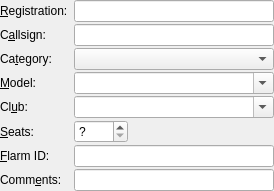
<?xml version="1.0" encoding="UTF-8"?>
<ui version="4.0">
 <class>PlaneEditorPaneClass</class>
 <widget class="QWidget" name="PlaneEditorPaneClass">
  <property name="geometry">
   <rect>
    <x>0</x>
    <y>0</y>
    <width>274</width>
    <height>176</height>
   </rect>
  </property>
  <property name="windowTitle">
   <string>PlaneEditorPane</string>
  </property>
  <layout class="QGridLayout" name="gridLayout">
   <property name="verticalSpacing">
    <number>2</number>
   </property>
   <property name="margin">
    <number>0</number>
   </property>
   <item row="2" column="2">
    <widget class="SkComboBox" name="categoryInput"/>
   </item>
   <item row="5" column="2">
    <widget class="QWidget" name="widget" native="true">
     <layout class="QHBoxLayout" name="horizontalLayout">
      <property name="margin">
       <number>0</number>
      </property>
      <item>
       <widget class="QSpinBox" name="seatsInput">
        <property name="specialValueText">
         <string>?</string>
        </property>
        <property name="minimum">
         <number>-1</number>
        </property>
        <property name="maximum">
         <number>1023</number>
        </property>
        <property name="value">
         <number>-1</number>
        </property>
       </widget>
      </item>
      <item>
       <spacer name="horizontalSpacer">
        <property name="orientation">
         <enum>Qt::Horizontal</enum>
        </property>
        <property name="sizeHint" stdset="0">
         <size>
          <width>148</width>
          <height>20</height>
         </size>
        </property>
       </spacer>
      </item>
     </layout>
    </widget>
   </item>
   <item row="0" column="0">
    <widget class="QLabel" name="label">
     <property name="text">
      <string>&amp;Registration:</string>
     </property>
     <property name="buddy">
      <cstring>registrationInput</cstring>
     </property>
    </widget>
   </item>
   <item row="7" column="0">
    <widget class="QLabel" name="label_2">
     <property name="text">
      <string>Comm&amp;ents:</string>
     </property>
     <property name="buddy">
      <cstring>commentsInput</cstring>
     </property>
    </widget>
   </item>
   <item row="1" column="0">
    <widget class="QLabel" name="label_3">
     <property name="text">
      <string>C&amp;allsign:</string>
     </property>
     <property name="buddy">
      <cstring>callsignInput</cstring>
     </property>
    </widget>
   </item>
   <item row="2" column="0">
    <widget class="QLabel" name="label_4">
     <property name="text">
      <string>Ca&amp;tegory:</string>
     </property>
     <property name="buddy">
      <cstring>categoryInput</cstring>
     </property>
    </widget>
   </item>
   <item row="3" column="0">
    <widget class="QLabel" name="label_5">
     <property name="text">
      <string>&amp;Model:</string>
     </property>
     <property name="buddy">
      <cstring>typeInput</cstring>
     </property>
    </widget>
   </item>
   <item row="4" column="0">
    <widget class="QLabel" name="label_6">
     <property name="text">
      <string>Cl&amp;ub:</string>
     </property>
     <property name="buddy">
      <cstring>clubInput</cstring>
     </property>
    </widget>
   </item>
   <item row="5" column="0">
    <widget class="QLabel" name="label_7">
     <property name="text">
      <string>&amp;Seats:</string>
     </property>
     <property name="buddy">
      <cstring>seatsInput</cstring>
     </property>
    </widget>
   </item>
   <item row="8" column="0">
    <spacer name="verticalSpacer">
     <property name="orientation">
      <enum>Qt::Vertical</enum>
     </property>
     <property name="sizeHint" stdset="0">
      <size>
       <width>20</width>
       <height>40</height>
      </size>
     </property>
    </spacer>
   </item>
   <item row="0" column="2">
    <widget class="QLineEdit" name="registrationInput"/>
   </item>
   <item row="1" column="2">
    <widget class="QLineEdit" name="callsignInput">
     <property name="toolTip">
      <string>&lt;html&gt;Any short name, typically one or two letters or digits. This is displayed along with the registration in the flight table.&lt;/html&gt;</string>
     </property>
    </widget>
   </item>
   <item row="7" column="2">
    <widget class="QLineEdit" name="commentsInput"/>
   </item>
   <item row="4" column="2">
    <widget class="SkComboBox" name="clubInput">
     <property name="editable">
      <bool>true</bool>
     </property>
     <property name="insertPolicy">
      <enum>QComboBox::NoInsert</enum>
     </property>
    </widget>
   </item>
   <item row="3" column="2">
    <widget class="SkComboBox" name="typeInput">
     <property name="editable">
      <bool>true</bool>
     </property>
     <property name="insertPolicy">
      <enum>QComboBox::NoInsert</enum>
     </property>
    </widget>
   </item>
   <item row="6" column="0">
    <widget class="QLabel" name="label_8">
     <property name="text">
      <string>&amp;Flarm ID:</string>
     </property>
     <property name="buddy">
      <cstring>flarmIdInput</cstring>
     </property>
    </widget>
   </item>
   <item row="6" column="2">
    <widget class="QLineEdit" name="flarmIdInput"/>
   </item>
  </layout>
 </widget>
 <layoutdefault spacing="6" margin="11"/>
 <customwidgets>
  <customwidget>
   <class>SkComboBox</class>
   <extends>QComboBox</extends>
   <header>src/gui/widgets/SkComboBox.h</header>
  </customwidget>
 </customwidgets>
 <tabstops>
  <tabstop>registrationInput</tabstop>
  <tabstop>callsignInput</tabstop>
  <tabstop>categoryInput</tabstop>
  <tabstop>typeInput</tabstop>
  <tabstop>clubInput</tabstop>
  <tabstop>seatsInput</tabstop>
  <tabstop>flarmIdInput</tabstop>
  <tabstop>commentsInput</tabstop>
 </tabstops>
 <resources/>
 <connections/>
</ui>
